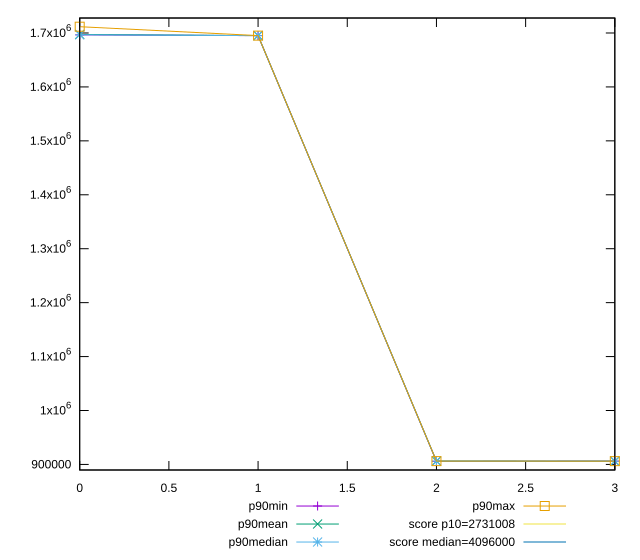

This figure's gnuplot source:
reset

$p90Min <<EOF
0 1696564
1 1695130
2 905796
3 906092
EOF

$p90Mean <<EOF
0 1697303.9361702127
1 1695131.8085106383
2 906144.6276595745
3 906093.7553191489
EOF

$p90Median <<EOF
0 1696657
1 1695132
2 906151
3 906094
EOF

$p90Max <<EOF
0 1711666
1 1695134
2 906172
3 906094
EOF

set key outside below
set xrange [0:3]
set yrange [889678.6:1727783.4]
set trange [889678.6:1727783.4]
set terminal svg size 640, 560 enhanced background rgb 'white'
set output "reports/report_00033_2021-03-01T14-23-16.841Z/total-byte-weight/progression/value.svg"

plot $p90Min title "p90min" with linespoints, \
     $p90Mean title "p90mean" with linespoints, \
     $p90Median title "p90median" with linespoints, \
     $p90Max title "p90max" with linespoints, \
     2731008 title "score p10=2731008", \
     4096000 title "score median=4096000"

reset
